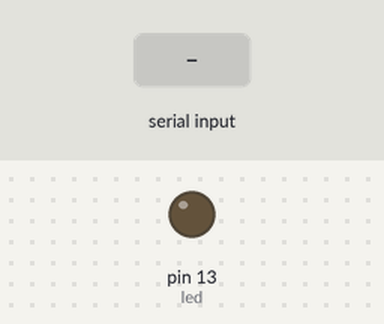
Simulated run of this sketch. Board: Arduino Uno, built with avr-gcc and run on an emulated ATmega328P. Shown: output pins drawn as LEDs (lit = HIGH). The inputs (shaded band) are chosen by the test bench.

Above: at 1.2 s.
1.3 s: "." received over Serial
At 2.45 s:
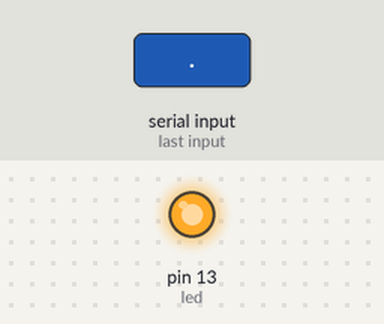
4.1 s: "-" received over Serial
At 6.5 s:
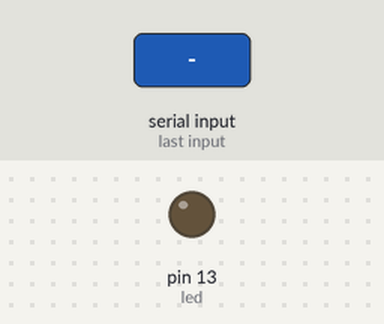
Timing chart, 0 to 8.0 s (numbered marks = the images above; inputs shaded):
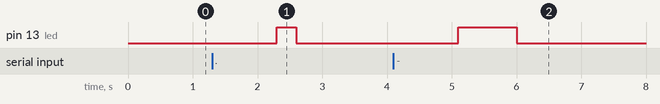

The sketch:

tp_micropro_textversmorse1.ino
```cpp
/*
  TP Microprocesseurs : textVersMorse
  AKKAL Aghilas 19009504
  lien Tinkercad :
  https://www.tinkercad.com/things/aIGAJaEriHn-tpmicroprotextversmorse
*/

String data="";								// variable qui reçoit le code morse du serial port
											// (ou du moniteur série dans ce cas)


int led = 13;								// pin de la LED

int dotUnite = 300;							// pour un "." c'est 1 unité de temps
											// pour un "-" c'est 3 unités
											// éspace entre symbole d'une meme lettre c'est 1 unité
											// éspace entre chaque lettre est de 3 unités
											// éspace entre chaque mot est 7 unités


void setup() {
  Serial.begin(9600);
  pinMode(led, OUTPUT);
  digitalWrite(13, LOW);
}


void loop() {
  if(Serial.available() > 0) {				// on vérifie qu'il y'a input du sérial
    data = Serial.readString();				// on met l'input dans la variable "data"
    const char* source = data.c_str();
    int length = (int)strlen(source);
    for (int i = 0; i < length; i++) {		// on parcours la chaine de caractères
      if(source[i]=='.')					// pour chaque ".", la LED s'allume 1 UT
      {
        digitalWrite(led, HIGH);
        delay(dotUnite);
        digitalWrite(led, LOW);
        delay(dotUnite); 					// entre chaque symbole, il y'a un vide de 1 UT
      }
      else if (source[i]=='-')				// pour chaque "-", la LED s'allume 3 UT
      {
        digitalWrite(led, HIGH);
        delay(3*dotUnite);
        digitalWrite(led, LOW);
        delay(dotUnite);
      }
      else if(source[i]=='/')				// entre chaque mot, il y'a un vide de 7 UT
      {
        delay(7*dotUnite);
      }
      else if(source[i]==' ')
      {
        delay(3*dotUnite);					// entre chaque lettre, il y'a un vide de 3 UT
      }
    }
  }
}
```

Measured:
- after the input at 1.3 s, pin 13 (led): LOW → HIGH after 1.0 s, → LOW 0.30 s later
- after the input at 4.1 s, pin 13 (led): LOW → HIGH after 1.0 s, → LOW 0.90 s later
